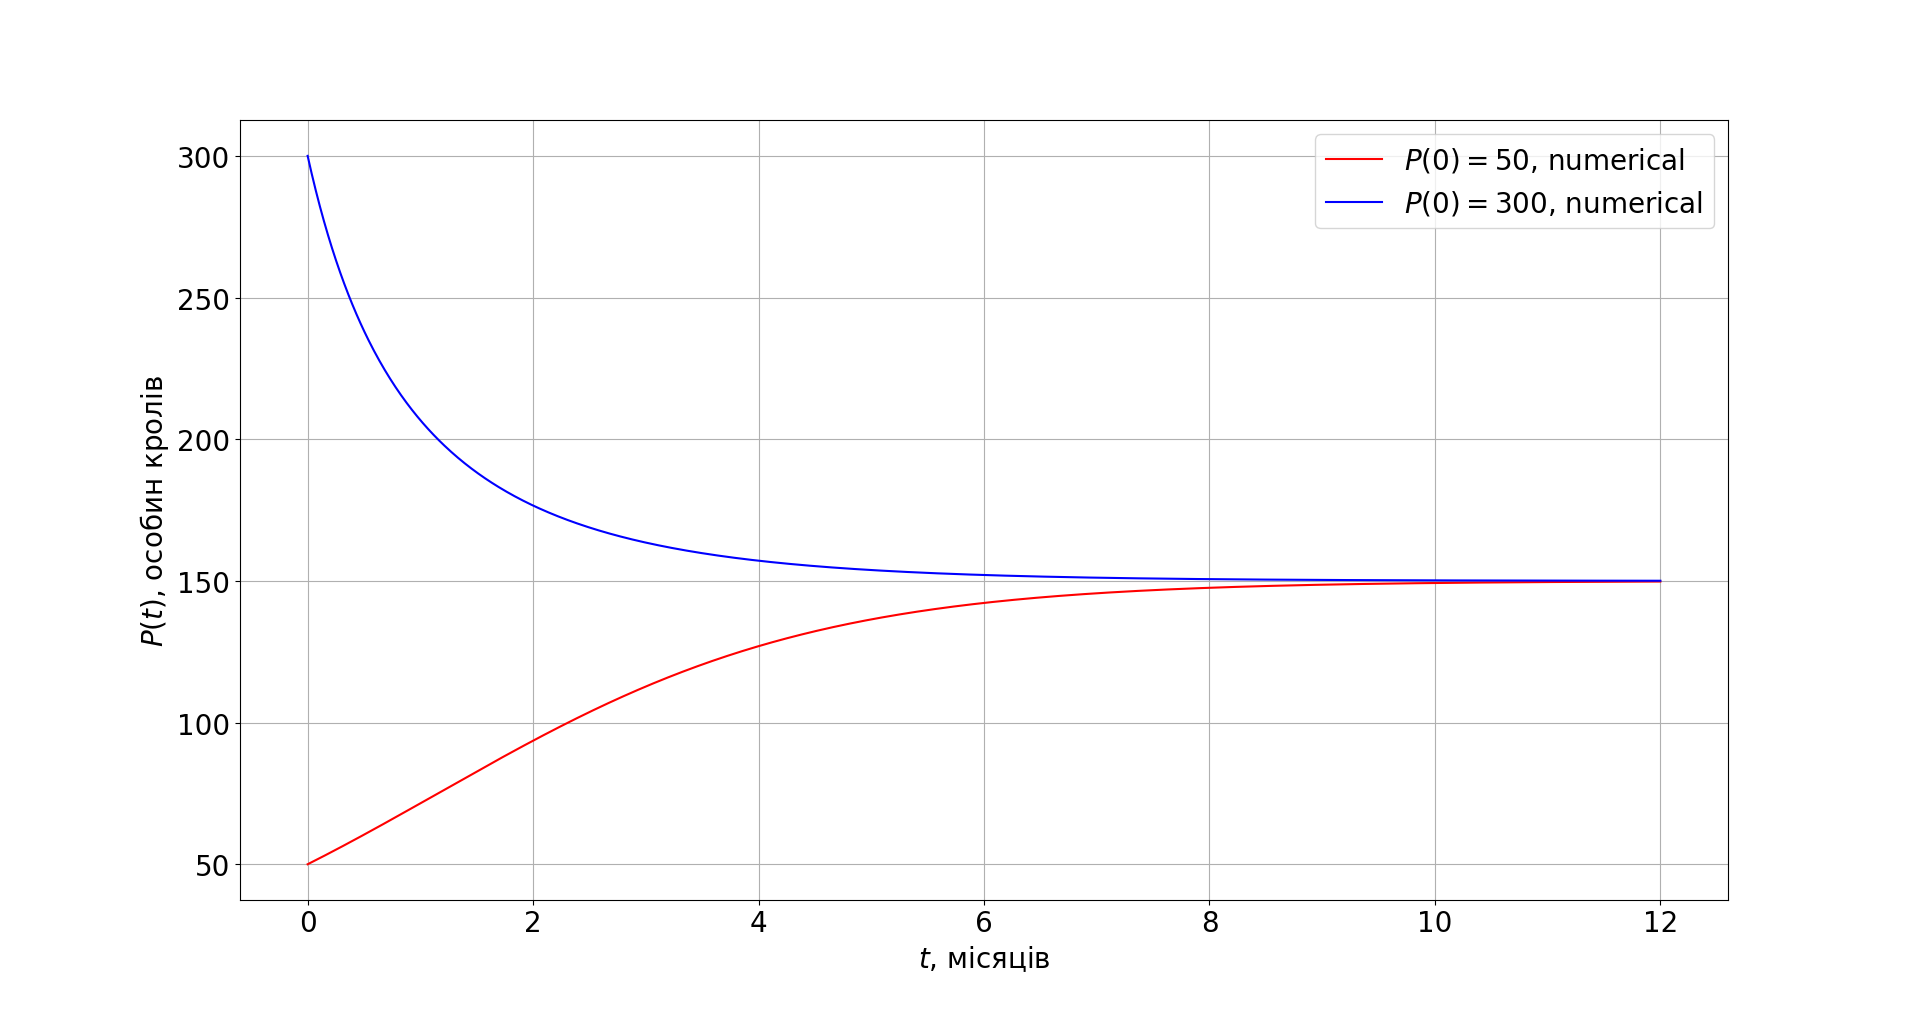

Write Python code to recreate this figure.
#!/usr/bin/env python
import matplotlib
import matplotlib.pyplot as plt
from scipy.integrate import odeint
import numpy as np

t = np.linspace(0, 12, 1000)

P10 = 50
P20 = 300


def dPdt(P, t):
	return 0.004 * P * (150 - P)


matplotlib.rcParams.update({'font.size': 20})
plt.plot(t, odeint(dPdt, P10, t), 'r-', label='$P(0) = 50$, numerical')
plt.plot(t, odeint(dPdt, P20, t), 'b-', label='$P(0) = 300$, numerical')
plt.xlabel('$t$, місяців')
plt.ylabel('$P(t)$, особин кролів')
plt.legend()
plt.grid(True)
plt.get_current_fig_manager().full_screen_toggle() 
plt.show()
